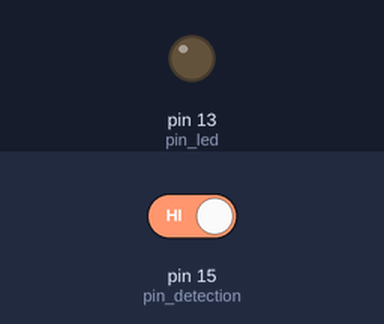
Bench run of a program on a simulated Raspberry Pi (header pin numbers). On the bench: output pins drawn as LEDs (lit = HIGH). The inputs (shaded band) are chosen by the test bench; at power-on: pin 15 (pin_detection) HIGH. What the program prints to the terminal is not drawn.

Above: at 1.2 s.
1.3 s: pin 15 (pin_detection) driven LOW
At 2.0 s:
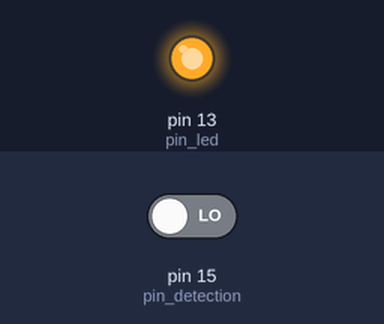
2.8 s: pin 15 (pin_detection) driven HIGH
At 3.1 s:
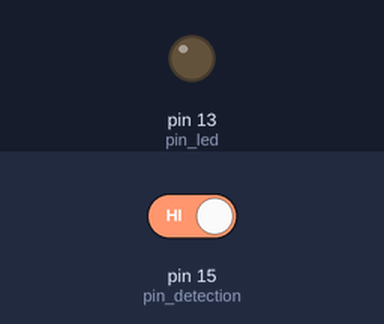
Timing chart, 0 to 5.8 s (numbered marks = the images above; inputs shaded):
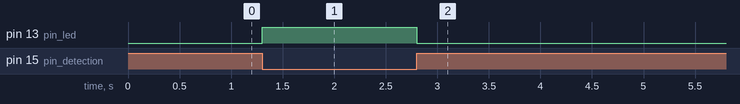

The program:

zmotion.py
```python
#!/usr/bin/env python

import RPi.GPIO as GPIO
import time
import datetime
import subprocess
from subprocess import check_output as qx

# = GPIO 27
pin_led = 13
# = GPIO 22
pin_detection = 15

GPIO.setmode(GPIO.BOARD)
GPIO.setup(pin_led, GPIO.OUT)
GPIO.setup(pin_detection, GPIO.IN)


while 1:
	if not GPIO.input(pin_detection):
		print chr(27) + "[2J"
		print("Motion detected!")
		GPIO.output(pin_led, GPIO.HIGH)
	else:
		print chr(27) + "[2J"
		GPIO.output(pin_led, GPIO.LOW)

GPIO.cleanup()
```

Measured:
- after the input at 1.3 s, pin 13 (pin_led): LOW → HIGH at once
- after the input at 2.8 s, pin 13 (pin_led): HIGH → LOW at once
